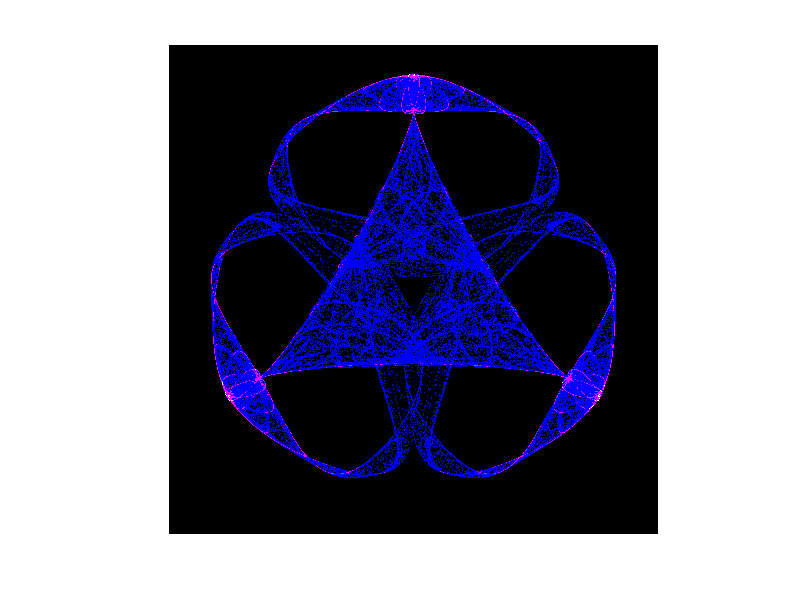

MATLAB code for this plot:
s=990;
d=2.8/s;
f=zeros(s,s,3);
z=0.2*i;
t=1e6;
for k=1:t
c=conj(z);
z=(1.5-0.95*z*c+0.12*real(z^3))*z-0.8*c^2;  
X=round(real(z)/d+s/2);
Y=round(imag(z)/d+s/2);
if (X>0)&(X<=s)&(Y>0)&(Y<=s)
c=f(X,Y,:);
if (c(1)>255)
c(2)=c(2)+1;
else
if (c(3)>255)
c(1)=c(1)+2;
else
c(3)=c(3)+9;
end
end
f(X,Y,:)=c;
end  
end
imshow(f)